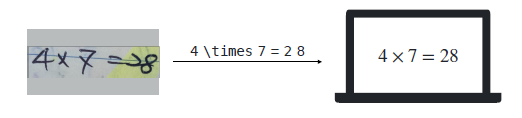
#> input picture assets/competition-overview.png, 522 x 118 px; its folder holds only this picture in this run
$ python -i pre_processing.py   (imports and definitions only)
#> lines starting #> are read from the running program, lines starting #| are printed output that depends on the picture
#> further down, picture is the input picture: shape (118, 522, 3); mean B, G, R 227.2, 227.4, 226.4
import cv2
import numpy as np
import matplotlib.pyplot as plt
import imutils


# [46 lines left out: functions img_equal_clahe_yuv, img_normalize, show_hist, not called in this run]


def img_clahe_luminus(img):
    """Apply equalize, clahe into image with LAB channels.

    Args:
        img (image) : Image
    Returns:
        img_eq (image):  Image with equalize applied
        img_clahe (image): Image with clahe applied
    """
    lab = cv2.cvtColor(img, cv2.COLOR_BGR2LAB)  # luminosity(명도)채널을 얻기 위해 채널을 BGR->LAB 로 바꿈
#> lab: shape (118, 522, 3); mean of channels 0, 1, 2 228.4, 127.7, 128
    l, a, b = cv2.split(lab) # 채널 분리
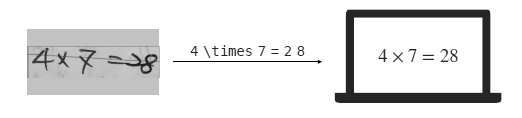
#> l: shape (118, 522); min 0, max 255, mean 228.4
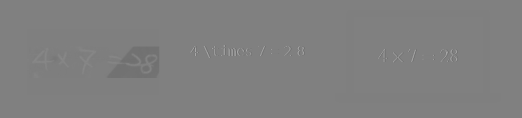
#> a: shape (118, 522); min 106, max 167, mean 127.7

    el=cv2.equalizeHist(l)
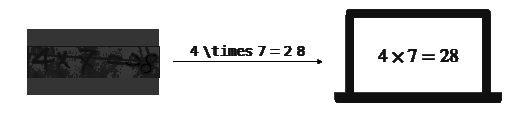
#> el: shape (118, 522); min 0, max 255, mean 203.8
    img_eq=cv2.merge((el, a, b))
#> img_eq: shape (118, 522, 3); mean of channels 0, 1, 2 203.8, 127.7, 128
    img_eq=cv2.cvtColor(img_eq, cv2.COLOR_LAB2BGR)
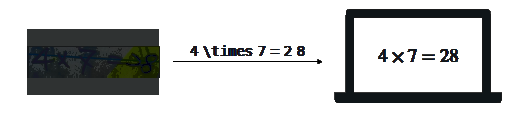
#> img_eq: shape (118, 522, 3); mean B, G, R 203.9, 204.1, 203

    clahe = cv2.createCLAHE(clipLimit=3.0, tileGridSize=(8, 8)) # 히스토그램 균등화 시키기 http://www.gisdeveloper.co.kr/?p=6652
    cl = clahe.apply(l) # 명도 채널에 적용
    limg = cv2.merge((cl, a, b)) # 채널 합치기
#> limg: shape (118, 522, 3); mean of channels 0, 1, 2 229.4, 127.7, 128
    img_clahe = cv2.cvtColor(limg, cv2.COLOR_LAB2BGR)
    return img_eq, img_clahe


# [184 lines left out: functions remove_line, global_threshold1, remove_brightness, show_x_y_hist, pyramid, sliding_window and 2 more, not called in this run]

>>> import cv2
>>> picture = cv2.imread('assets/competition-overview.png')
>>> result = img_clahe_luminus(picture)
